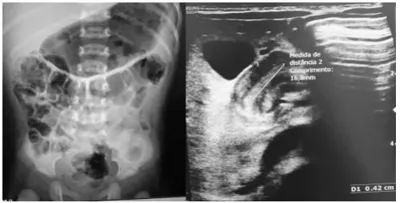
#> input picture scripts/samples_medevo/sample_10_HABARRETOS-2022-CIR-0006.webp, 400 x 203 px
$ python -i test_tri_spectral_inpaint.py   (imports and definitions only)
#> lines starting #> are read from the running program, lines starting #| are printed output that depends on the picture
import os
import math
from PIL import Image, ImageFilter

def inpaint_medq_universal(img_path, out_path):
#> called with out_path = 'out.png'
    img = Image.open(img_path).convert('RGB')
#> img is the input picture: PIL image 400x203 RGB; mean R, G, B 115.1, 115.1, 115.1
    w, h = img.size
#> w = 400; h = 203
    cx, cy = w // 2, h // 2
#> cx = 200; cy = 101

    bw = int(w * 0.22)
#> bw = 88
    bh = int(h * 0.24)
#> bh = 48
    x1, y1 = max(0, cx - bw), max(0, cy - bh)
#> x1 = 112; y1 = 53
    x2, y2 = min(w, cx + bw), min(h, cy + bh)
#> x2 = 288; y2 = 149

    # Sample boundary pixels around the central box
    boundary_r, boundary_g, boundary_b = [], [], []
    for x in range(x1, x2, 2):
        p_top = img.getpixel((x, y1))
        p_bot = img.getpixel((x, y2 - 1))
        boundary_r.extend([p_top[0], p_bot[0]])
        boundary_g.extend([p_top[1], p_bot[1]])
        boundary_b.extend([p_top[2], p_bot[2]])
#> this loop made 88 passes
#> (p_top, p_bot) on passes 1 to 12: ((85, 85, 85), (162, 162, 162)), ((91, 91, 91), (176, 176, 176)), ((93, 93, 93), (189, 189, 189)), ((91, 91, 91), (193, 193, 193)), ((98, 98, 98), (187, 187, 187)), ((88, 88, 88), (183, 183, 183)), ((57, 57, 57), (184, 184, 184)), ((55, 55, 55), (179, 179, 179)), ((58, 58, 58), (168, 168, 168)), ((76, 76, 76), (155, 155, 155)), ((73, 73, 73), (147, 147, 147)), ((93, 93, 93), (135, 135, 135))
#> after the loop, boundary_b = 176 values, max 215 at index 149, min 7 at index 57, mean 95.6; boundary_g has the same summary as boundary_b; boundary_r has the same summary as boundary_b

    for y in range(y1, y2, 2):
        p_left = img.getpixel((x1, y))
        p_right = img.getpixel((x2 - 1, y))
        boundary_r.extend([p_left[0], p_right[0]])
        boundary_g.extend([p_left[1], p_right[1]])
        boundary_b.extend([p_left[2], p_right[2]])
#> this loop made 48 passes
#> (p_left, p_right) on passes 1 to 12: ((85, 85, 85), (92, 92, 92)), ((61, 61, 61), (69, 69, 69)), ((55, 55, 55), (65, 65, 65)), ((70, 70, 70), (65, 65, 65)), ((99, 99, 99), (71, 71, 71)), ((107, 107, 107), (66, 66, 66)), ((116, 116, 116), (63, 63, 63)), ((114, 114, 114), (93, 93, 93)), ((148, 148, 148), (109, 109, 109)), ((219, 219, 219), (114, 114, 114)), ((212, 212, 212), (79, 79, 79)), ((140, 140, 140), (87, 87, 87))
#> after the loop, boundary_b = 272 values, max 219 at index 194, min 7 at index 57, mean 105.8; boundary_g has the same summary as boundary_b; boundary_r has the same summary as boundary_b

    avg_r = sum(boundary_r) / len(boundary_r)
#> avg_r = 105.8
    avg_g = sum(boundary_g) / len(boundary_g)
#> avg_g = 105.8
    avg_b = sum(boundary_b) / len(boundary_b)
#> avg_b = 105.8

    # 1. TIPO 2: DOCUMENTO / TABELA EM FUNDO BRANCO
    if avg_r > 230 and avg_g > 230 and avg_b > 230:
        pixels = list(img.getdata())
        new_pixels = []
        for y in range(h):
            for x in range(w):
                idx = y * w + x
                r, g, b = pixels[idx]
                if abs(x - cx) < bw and abs(y - cy) < bh:
                    if r > 218 and g > 218 and b > 218 and abs(r - g) < 12 and abs(g - b) < 12:
                        new_pixels.append((255, 255, 255))
                    else:
                        new_pixels.append((r, g, b))
                else:
                    new_pixels.append((r, g, b))
        res_img = Image.new('RGB', (w, h))
        res_img.putdata(new_pixels)
        os.makedirs(os.path.dirname(out_path), exist_ok=True)
        res_img.save(out_path, format='WEBP', quality=95, method=6)
        return True, "fundo_branco"

    # Amostragem ampla de borda para detectar escala de cinza (radiografia/USG)
    border_crop = img.crop((int(w * 0.05), int(h * 0.05), int(w * 0.95), int(h * 0.95)))
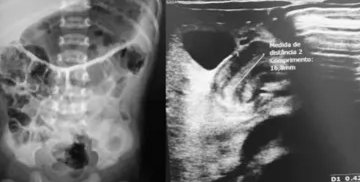
#> border_crop: PIL image 360x182 RGB; mean R, G, B 112.7, 112.7, 112.7
    bpixels = list(border_crop.getdata())[::20]
#> bpixels = 3276 items, first 6: (178, 178, 178), (196, 196, 196), (190, 190, 190), (187, 187, 187), (180, 180, 180), (66, 66, 66)
    is_grayscale = sum(abs(p[0] - p[1]) + abs(p[1] - p[2]) for p in bpixels) / len(bpixels) < 10.0
#> is_grayscale = True

    # 2. TIPO 3: RADIOGRAFIA PB / ULTRASSONOGRAFIA
    if is_grayscale:
        pixels = list(img.getdata())
#> pixels = 81200 items
        new_pixels = []
        for y in range(h):
            for x in range(w):
                idx = y * w + x
                r, g, b = pixels[idx]
                dx = abs(x - cx)
                dy = abs(y - cy)
                if dx < bw and dy < bh:
                    weight = min(1.0, max(0.0, 1.0 - (dx/bw)**2 - (dy/bh)**2))
                    if weight > 0:
                        lum = int(0.299 * r + 0.587 * g + 0.114 * b)
                        nr = int(r * (1 - weight) + lum * weight)
                        ng = int(g * (1 - weight) + lum * weight)
                        nb = int(b * (1 - weight) + lum * weight)
                        new_pixels.append((nr, ng, nb))
                    else:
                        new_pixels.append((r, g, b))
                else:
                    new_pixels.append((r, g, b))
#> after the loop, new_pixels = 81200 items
        res_img = Image.new('RGB', (w, h))
#> res_img: PIL image 400x203 RGB; every value is 0
        res_img.putdata(new_pixels)
        os.makedirs(os.path.dirname(out_path), exist_ok=True)
        res_img.save(out_path, format='WEBP', quality=92, method=6)
        return True, "radiografia_usg"

    # 3. TIPO 1 & 4: FOTO CLÍNICA / ECG (GRADE MILIMETRADA)
    target_diff_rb = avg_r - avg_b
    target_diff_rg = avg_r - avg_g

    patch = img.crop((x1, y1, x2, y2))
    patch_median = patch.filter(ImageFilter.MedianFilter(size=7))
    patch_blurred = patch_median.filter(ImageFilter.GaussianBlur(radius=3))

    patch_pixels = list(patch_blurred.getdata())
    pw, ph = patch.size
    pcx, pcy = pw // 2, ph // 2

    new_patch_pixels = []
    for py in range(ph):
        for px in range(pw):
            idx = py * pw + px
            r, g, b = patch_pixels[idx]

            dx = abs(px - pcx) / pcx
            dy = abs(py - pcy) / pcy
            dist = math.sqrt(dx*dx + dy*dy)

            if dist < 0.6:
                weight = 1.0
            elif dist < 1.0:
                weight = 0.5 * (1.0 + math.cos(math.pi * (dist - 0.6) / 0.4))
            else:
                weight = 0.0

            if weight > 0:
                cur_diff_rb = r - b
                cur_diff_rg = r - g

                excess_rb = cur_diff_rb - target_diff_rb
                excess_rg = cur_diff_rg - target_diff_rg

                adj_r = int(r - (excess_rb * 0.5 * weight))
                adj_b = int(b + (excess_rb * 0.5 * weight))
                adj_g = int(g + (excess_rg * 0.2 * weight))

                adj_r = max(0, min(255, adj_r))
                adj_g = max(0, min(255, adj_g))
                adj_b = max(0, min(255, adj_b))
                new_patch_pixels.append((adj_r, adj_g, adj_b))
            else:
                new_patch_pixels.append((r, g, b))

    cleaned_patch = Image.new('RGB', (pw, ph))
    cleaned_patch.putdata(new_patch_pixels)

    mask = Image.new('L', (pw, ph), 0)
    for py in range(ph):
        for px in range(pw):
            dx = abs(px - pcx) / pcx
            dy = abs(py - pcy) / pcy
            dist = math.sqrt(dx*dx + dy*dy)
            if dist < 0.6:
                val = 255
            elif dist < 1.0:
                val = int(255 * 0.5 * (1.0 + math.cos(math.pi * (dist - 0.6) / 0.4)))
            else:
                val = 0
            mask.putpixel((px, py), val)

    mask = mask.filter(ImageFilter.GaussianBlur(radius=5))

    res_img = img.copy()
    res_img.paste(cleaned_patch, (x1, y1), mask)
    os.makedirs(os.path.dirname(out_path), exist_ok=True)
    res_img.save(out_path, format='WEBP', quality=92, method=6)
    return True, "foto_ecg"

>>> result = inpaint_medq_universal('samples_medevo/sample_10_HABARRETOS-2022-CIR-0006.webp', 'out.png')

$ run again, on scripts/samples_medevo/sample_1_HCOR-2026-OBS-13587.webp
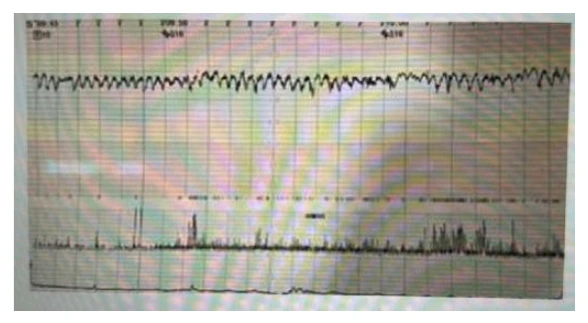
#> input picture scripts/samples_medevo/sample_1_HCOR-2026-OBS-13587.webp, 588 x 323 px
#> in inpaint_medq_universal, img is the input picture: PIL image 588x323 RGB; mean R, G, B 172.1, 168, 157.9
#> the loop in inpaint_medq_universal, `for x in range(x1, x2, 2):` made 129 passes
#> (p_top, p_bot) on passes 1 to 8: ((195, 170, 165), (152, 177, 160)), ((229, 206, 198), (154, 175, 156)), ((114, 95, 88), (160, 177, 160)), ((76, 58, 55), (162, 174, 157)), ((145, 129, 130), (173, 176, 159)), ((207, 195, 199), (185, 181, 164)), ((202, 190, 198), (178, 167, 153)), ((133, 120, 127), (189, 172, 160))
#> after the loop in inpaint_medq_universal, `for x in range(x1, x2, 2):`: boundary_b = 258 values, max 251 at index 125, min 34 at index 72, mean 149.2; boundary_g = 258 values, max 217 at index 125, min 45 at index 72, mean 158.6; boundary_r = 258 values, max 229 at index 2, min 39 at index 72, mean 158.5
#> the loop in inpaint_medq_universal, `for y in range(y1, y2, 2):` made 77 passes
#> (p_left, p_right) on passes 1 to 8: ((195, 170, 165), (191, 195, 203)), ((203, 171, 168), (182, 186, 187)), ((202, 182, 177), (175, 175, 171)), ((196, 184, 174), (199, 196, 188)), ((183, 178, 166), (194, 181, 174)), ((178, 180, 166), (201, 180, 171)), ((170, 178, 159), (209, 189, 182)), ((152, 164, 144), (188, 174, 165))
#> after the loop in inpaint_medq_universal, `for y in range(y1, y2, 2):`: boundary_b = 412 values, max 251 at index 125, min 34 at index 72, mean 147.4; boundary_g = 412 values, max 217 at index 125, min 45 at index 72, mean 158.5; boundary_r = 412 values, max 229 at index 2, min 39 at index 72, mean 161.3
#> avg_r = 161.3
#> avg_g = 158.5
#> avg_b = 147.4
#> bpixels = 7671 items, first 6: (171, 174, 168), (155, 165, 162), (175, 174, 179), (184, 178, 173), (207, 188, 194), (174, 182, 159)
#> is_grayscale = False
#> target_diff_rb = 13.9
#> target_diff_rg = 2.81
#> in inpaint_medq_universal, `patch_median = patch.filter(ImageFilter.MedianFilter(size=7))`:
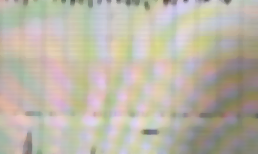
#> patch_median: PIL image 258x154 RGB; mean R, G, B 188.8, 182.5, 168.8
#> patch_pixels = 39732 items
#> after the loop in inpaint_medq_universal, `for py in range(ph):`:
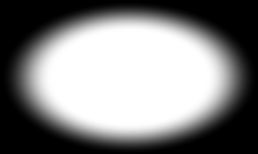
#> mask: PIL image 258x154 L; min 0, max 255, mean 129.4

$ run again, on scripts/samples_medevo/sample_2_UNESPHCFMB-2026-CIR-20770.webp
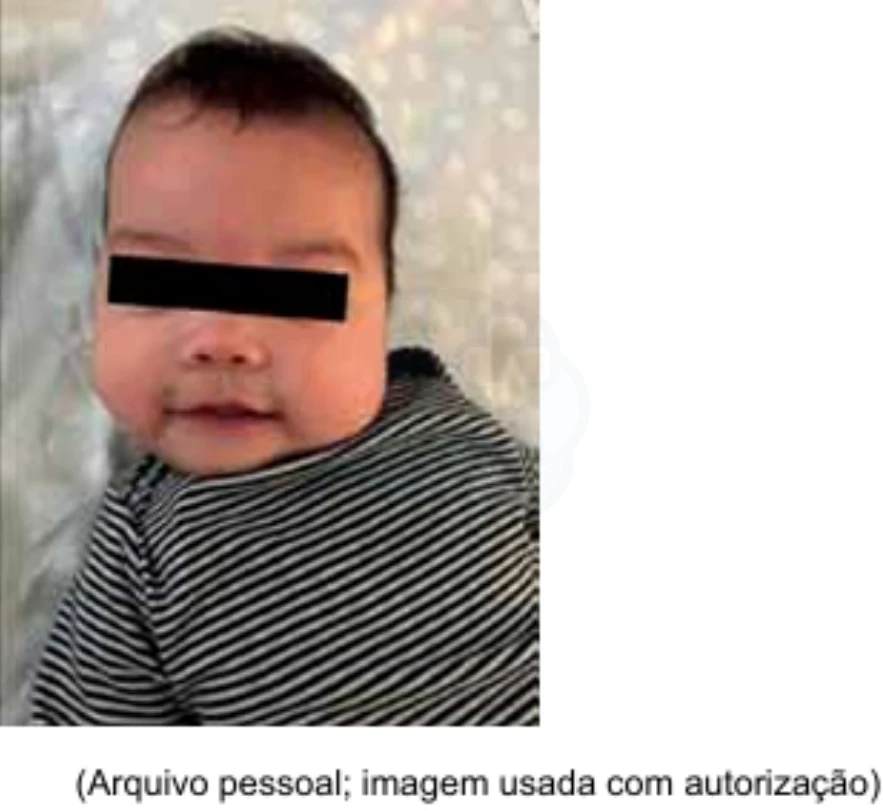
#> input picture scripts/samples_medevo/sample_2_UNESPHCFMB-2026-CIR-20770.webp, 883 x 811 px
#> in inpaint_medq_universal, img is the input picture: PIL image 883x811 RGB; mean R, G, B 187.2, 177.7, 173
#> the loop in inpaint_medq_universal, `for x in range(x1, x2, 2):` made 194 passes
#> (p_top, p_bot) on passes 1 to 3: ((196, 119, 99), (116, 116, 116)), ((194, 118, 98), (88, 88, 88)), ((194, 118, 96), (59, 59, 59))
#> after the loop in inpaint_medq_universal, `for x in range(x1, x2, 2):`: boundary_b = 388 values, max 255 at index 296, min 0 at index 79, mean 144.2; boundary_g = 388 values, max 255 at index 296, min 0 at index 139, mean 154.1; boundary_r = 388 values, max 255 at index 294, min 0 at index 139, mean 171.5
#> the loop in inpaint_medq_universal, `for y in range(y1, y2, 2):` made 194 passes
#> p_left on passes 1 to 3: (196, 119, 99), (192, 116, 96), (192, 116, 96)
#> after the loop in inpaint_medq_universal, `for y in range(y1, y2, 2):`: boundary_b = 776 values, max 255 at index 296, min 0 at index 79, mean 153.4; boundary_g = 776 values, max 255 at index 296, min 0 at index 139, mean 160.3; boundary_r = 776 values, max 255 at index 294, min 0 at index 139, mean 179.1
#> avg_r = 179.1
#> avg_g = 160.3
#> avg_b = 153.4
#> bpixels = 28981 items
#> is_grayscale = False
#> target_diff_rb = 25.68
#> target_diff_rg = 18.72
#> in inpaint_medq_universal, `patch_blurred = patch_median.filter(ImageFilter.GaussianBlur(radius=3))`:
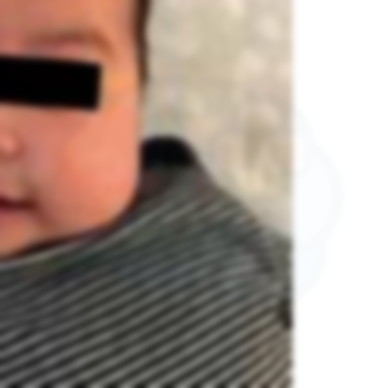
#> patch_blurred: PIL image 388x388 RGB; mean R, G, B 162.6, 145.8, 136.5
#> patch_pixels = 150544 items
#> in inpaint_medq_universal, `res_img.paste(cleaned_patch, (x1, y1), mask)`:
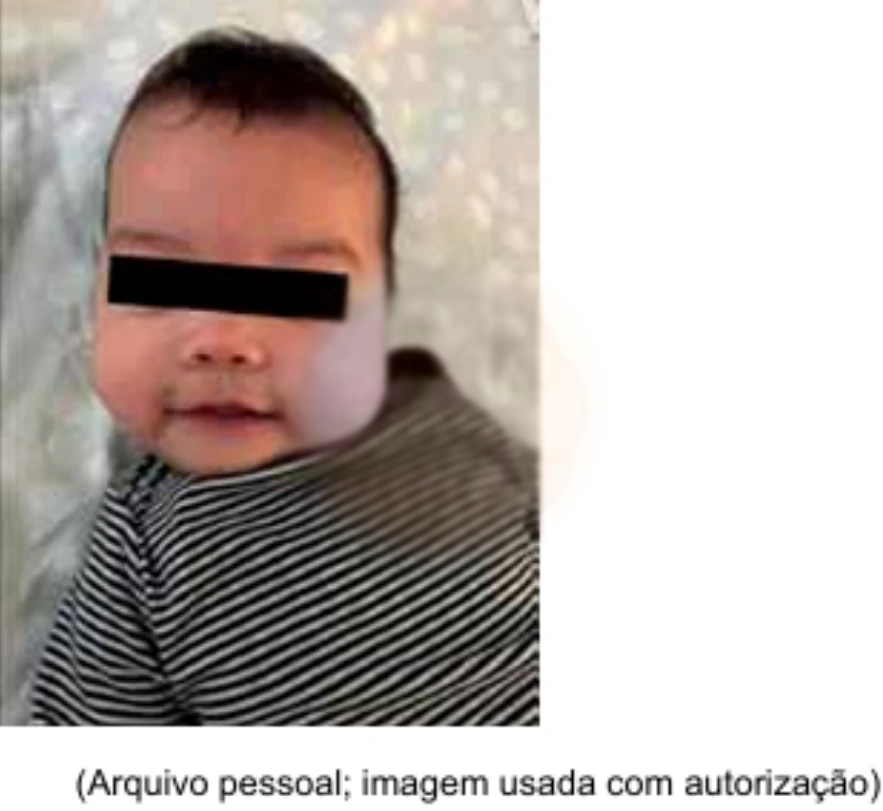
#> res_img: PIL image 883x811 RGB; mean R, G, B 186.9, 177.6, 173.1
